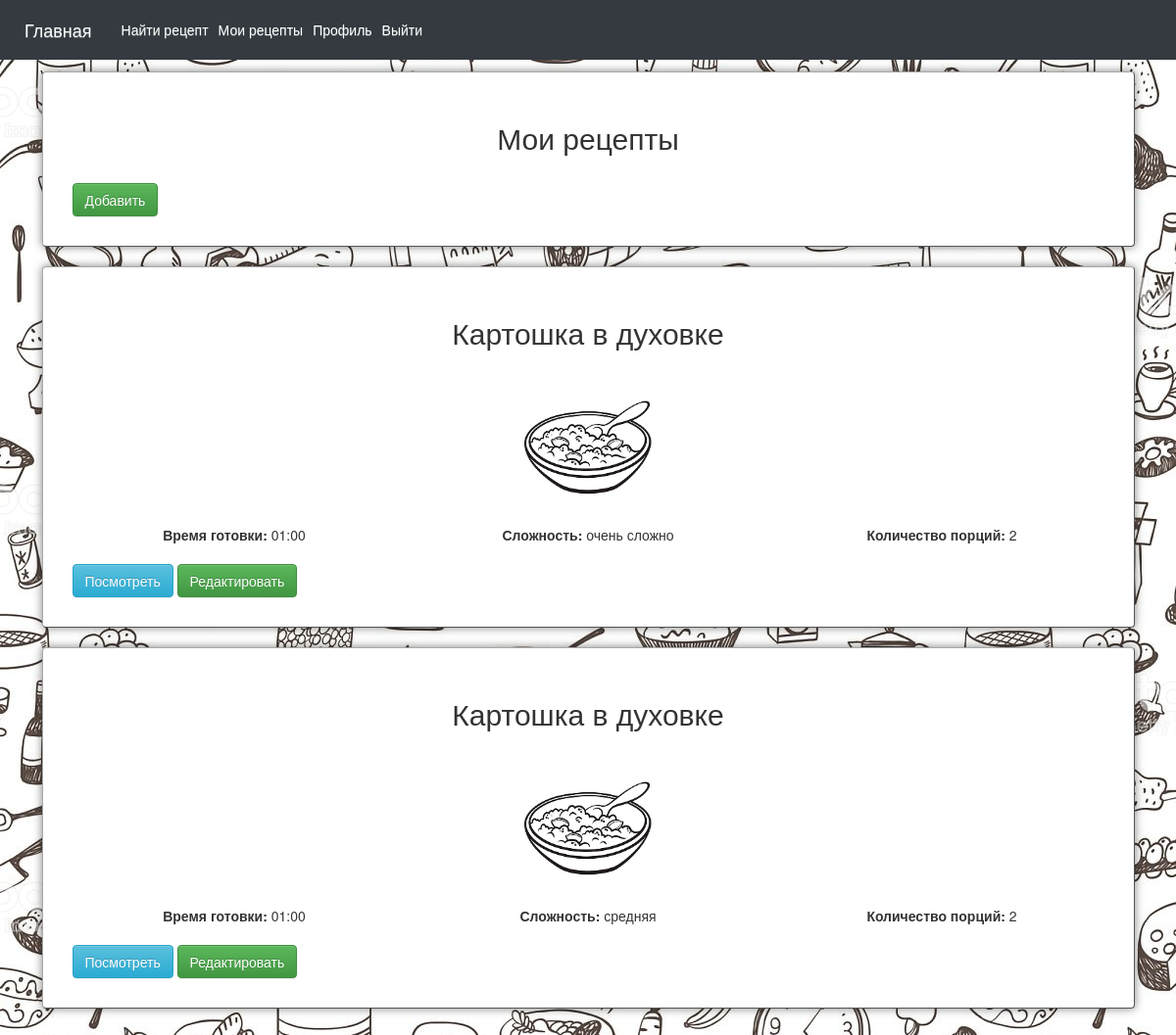
The page /recipes/my_recipes (signed in) on the database as committed earlier.
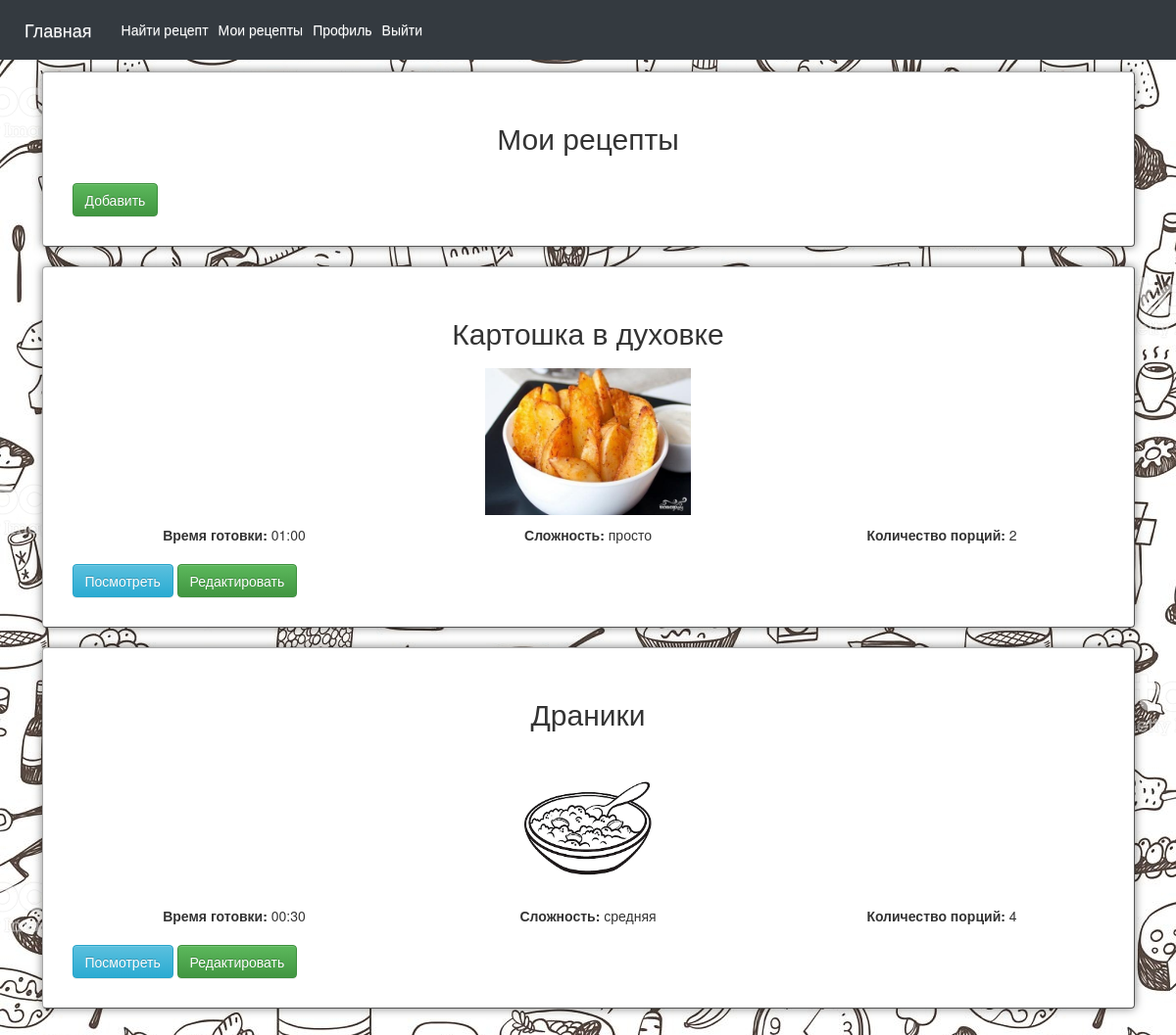
The same page on the database as committed later.
### db_models.py (models this page shows)
class BaseModel(Model):
    class Meta:
        database = db

class Recipes(BaseModel):
    name = TextField()
    create_datetime = DateTimeField(default=dt.now)
    users = ForeignKeyField(Users, backref='user')
    cooking_time = TimeField()
    complexity = ForeignKeyField(Directory, backref='complexity')
    description = TextField()
    number_of_servings = IntegerField()

class Directory(BaseModel):
    name_directory = ForeignKeyField(NameDirectory, backref='name_directory')
    tech_name = TextField()
    ru_name = TextField()
    default = BooleanField(default=False, null=True)
    is_published = BooleanField(default=True, null=True)

class Files(BaseModel):
    file_name = TextField()
    users = ForeignKeyField(Users, backref='user', null=True)
    recipes = ForeignKeyField(Recipes, backref='recipe', null=True)
    type_file = CharField()
    size_file = FloatField(null=True)
    creat_datetime = DateTimeField(default=dt.now)

### routes.py (the view)
    def response_wrap(*args, **kwargs):
        res = foo(*args, **kwargs)
        return res if res else render_template_my('errors/page_404.html')

### py_files/recipes.py (called while the page is built)
    @Tools.check_session
    def my_recipes_list(self):
        data = {
            'recipes': Recipes.select(Recipes.id, Recipes.users_id.alias('user'), Recipes.name, Recipes.cooking_time,
                                      Recipes.number_of_servings, Directory.ru_name.alias('complexity'),
                                      Files.id.alias('file_name'), Files.type_file
                                      ).join(Rating, JOIN.LEFT_OUTER)
                                       .join(Files, JOIN.LEFT_OUTER, on=(Files.recipes_id == Recipes.id))
                                       .join(Directory, on=(Recipes.complexity_id == Directory.id))
                                       .where(Recipes.users_id == session.get('user_id')).dicts()
        }
        return render_template_my('recipes/my_recipes.html', data=data)

### py_files/render_template.py (called while the page is built)
def render_template_my(template, **kwargs):
    kwargs['user_id'] = session.get('user_id', None)
    return render_template(template, **kwargs)

### routes.py (called while the page is built)
def check_response(foo):
    def response_wrap(*args, **kwargs):
        res = foo(*args, **kwargs)
        return res if res else render_template_my('errors/page_404.html')
    return response_wrap

### app/templates/recipes/my_recipes.html (shortened to what this page needs)
{% extends "base.html" %}
{% block body %}
<div class="panel panel-frames">
    <div class="panel-margin">
        <div class="row">
            <div class="col-xs-12 col-md-12 col-lg-12" style="text-align: center; margin-bottom: 10px;">
                <h2>Мои рецепты</h2>
            </div>
        </div>
        <div class="row">
            <div class="col-xs-12 col-md-12 col-lg-12" style="margin-top: 10px;">
                <button class="btn btn-success" type="button"
                        onClick="window.location.replace('../recipes/recipe');">Добавить</button>
            </div>
        </div>
    </div>
</div>
    {% for recipe in data.recipes %}
    <div class="panel panel-frames">
    <div class="panel-margin">
        <div class="row">
            <div class="col-xs-12 col-md-12 col-lg-12" style="text-align: center; margin-bottom: 10px;">
                <h2>{{ recipe.name }}</h2>
            </div>
            <div class="col-xs-12 col-md-12 col-lg-12" style="text-align: center; margin-bottom: 10px;">
                {% if not recipe.file_name %}
                    <img src="{{ url_for('static', filename='images/eda.jpg') }}" alt="фото" width="150" height="150"
                         class="img-max-width">
                {% else %}
                    <img src="{{ url_for('static', filename='images/recipe_img/{}/{}.{}'.format(recipe.user, recipe.file_name, recipe.type_file) ) }}"
                         alt="фото"  height="150" class="img-max-width">
                {% endif %}
            </div>
            <div class="col-xs-12 col-md-4 col-lg-4" style="text-align: center; margin-bottom: 10px;">
                <b>Время готовки:</b> {{ recipe.cooking_time.strftime('%H:%M') }}
            </div>
            <div class="col-xs-12 col-md-4 col-lg-4" style="text-align: center; margin-bottom: 10px;">
                <b>Сложность:</b> {{ recipe.complexity }}
            </div>
            <div class="col-xs-12 col-md-4 col-lg-4" style="text-align: center; margin-bottom: 10px;">
                <b>Количество порций:</b> {{ recipe.number_of_servings }}
            </div>
        </div>
        <div class="row">
            <div class="col-xs-12 col-md-12 col-lg-12" style="margin-top: 10px;">
                <button class="btn btn-info" type="button"
                        onClick="window.location.replace('../recipes/show_recipe?id={{ recipe.id }}');">Посмотреть</button>
                <button class="btn btn-success" type="button"
                        onClick="window.location.replace('../recipes/recipe?id={{ recipe.id }}');">Редактировать</button>
            </div>
        </div>
    </div>
</div>
    {% endfor %}
{% endblock %}

Rows that differ between the two databases and show on the page:
no longer on this page (row edited): Recipes: name "Картошка в духовке", cooking_time "01:00", complexity "очень сложно", number_of_servings "2"
added Files: name "Картошка в духовке", cooking_time "01:00", complexity "просто", number_of_servings "2"
changed Recipes "средняя": name "Картошка в духовке" → "Драники"; cooking_time "01:00" → "00:30"; number_of_servings "2" → "4"
